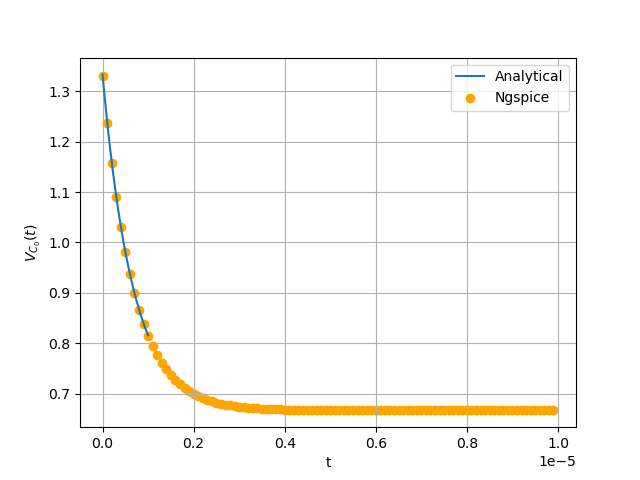

Python code for this plot:
import numpy as np
import matplotlib.pyplot as plt


x=np.linspace(0,1e-6,300)
y=(2/3)*(1+np.exp((-3/2)*1e6*x))
plt.grid()
ax=plt.gca()
ax.set_xlabel('t')
ax.set_ylabel('$V_{C_0}(t)$')
simulation=np.loadtxt('3.5.dat')
ngspice=[]
for i in range(0,int(1e6),10000):
    ngspice.append(simulation[i])
ngspice=np.array(ngspice)
plt.plot(x,y,label='Analytical')
plt.scatter(ngspice[:,0],ngspice[:,1],label='Ngspice',color='orange')
plt.legend()
#plt.savefig('../figs/3.5png)
plt.show()



# import numpy as np
# import matplotlib.pyplot as plt
# x=np.linspace(0,5e-6,100)
# y=(2/3)*(1+np.exp(-1.5*1e6*x))

# ngspice=np.loadtxt('3.5.dat')
# plt.plot(x,y,label='Analytical',color="blue")

# plt.plot(ngspice[:,0],ngspice[:,1],'o',color='orange',label='ngspice')
# plt.xlabel('t')
# plt.ylabel(r'$V_{C_0}(t)$')
# plt.grid()
# plt.legend()
# plt.show()
